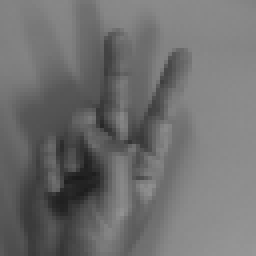
#> input picture data/0517/00.bmp, 64 x 64 px (shown 4 times larger); its folder holds 4 pictures in this run; the run also reads 1 picture not shown here
$ python ccr.py
#> lines starting #> are read from the running program, lines starting #| are printed output that depends on the picture
from os import listdir

import numpy as np
import seaborn as sns
from PIL import Image


def load_image(path_to_image):
    """Load an image as an numpy array.

    Args:
        path_to_image: path to an image.
    Returns:
        image: an image, where the type is numpy array.

    """
    # load an image using Image module.
    image = Image.open(path_to_image)

    # change the type.
    image = np.asarray(image)
    image = image.flatten()

    return image


def get_image_list(path_to_image_dir):
    """Get an image list.

    Args:
        path_to_image_dir: path to a directory where images have been saved.
    Returns:
        image_list: A list which includes paths to images.

    """
    files = [f for f in listdir(path_to_image_dir)]

    return files


def pca(mat):
    """Apply PCA to given images.

    Args:
        mat: images represented by numpy arrays.
    Returns:
        pa: principal axes.
        ev: eigenvalues which are corresponding to the principal axes.
        r: rank of given matrix.

    """
    # get a shape of given matrix
    n, m = mat.shape

    # get the rank of the matrix
    r = min(n, m)

    # shift the values by the mean
    mat = mat - np.mean(mat, axis=0)

    # calculate eigenvectors and eigenvalues for `np.dot(mat, mat.T) / n`
    eigenvalues, eigenvectors = np.linalg.eig(np.dot(mat, mat.T) / n)

    # get the principal axes
    pa = np.zeros((r, m))
    ev = np.zeros((r,))
    for i in range(r):
        pa[i] = np.dot(mat.T, eigenvectors[i])
        pa[i] /= np.linalg.norm(pa[i])  # normalize eigenvectors
        ev[i] = eigenvalues[i]

    return pa, ev, r


def main():
    """Entry point."""
    # get an image list
    base_url = '../../data/0517/'
    image_list = get_image_list(base_url)

    # load the images
    images = [load_image(base_url + filename) for filename in image_list]
#> in load_image, image is the input picture: PIL image 64x64 L; min 27, max 151, mean 111.1
#> in load_image, `image = image.flatten()`: image = 4096 values, max 151 at index 4031, min 27 at index 2835, mean 111.1
#> call 2 of load_image, with path_to_image = '../../data/0517/01.bmp'
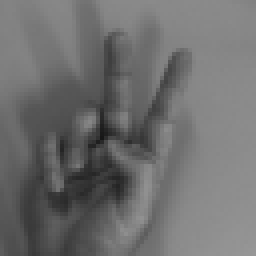
#> input picture data/0517/01.bmp, 64 x 64 px (shown 4 times larger)
#> in load_image, image is the input picture: PIL image 64x64 L; min 23, max 151, mean 110.4
#> in load_image (call 2), `image = image.flatten()`: image = 4096 values, max 151 at index 4095, min 23 at index 2201, mean 110.4
#> call 3 of load_image, with path_to_image = '../../data/0517/02.bmp'
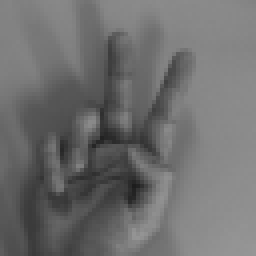
#> input picture data/0517/02.bmp, 64 x 64 px (shown 4 times larger)
#> in load_image, image is the input picture: PIL image 64x64 L; min 29, max 150, mean 110.5
#> in load_image (call 3), `image = image.flatten()`: image = 4096 values, max 150 at index 3967, min 29 at index 2977, mean 110.5
#> images = 4 items
    images = np.asarray(images)

    # get principal axes
    pa, ev, r = pca(images)
#> in pca, `eigenvalues, eigenvectors = np.linalg.eig(np.dot(mat, mat.T) / n)`: eigenvalues = [148855.1, 45549.6, 9.58e-12, 3374.3]; eigenvectors = [[-0.771, 0.392, 0.5, -0.0311], [-0.114, -0.855, 0.5, 0.082], [0.437, 0.164, 0.5, -0.729], [0.448, 0.298, 0.5, 0.678]]
#> after the loop in pca, `for i in range(r):`: ev = [148855.1, 45549.6, 9.58e-12, 3374.3]
#> ev = [148855.1, 45549.6, 9.58e-12, 3374.3]; r = 4

    # calculate CCR
    contrib = ev / np.sum(ev)
#> contrib = [0.753, 0.23, 4.84e-17, 0.0171]
    ccr = np.zeros_like(contrib)
#> ccr = [0, 0, 0, 0]
    for i in range(r):
        ccr[i] = np.sum(contrib[:i])
#> after the loop, ccr = [0, 0.753, 0.983, 0.983]

    # visualize CCR
#> (the run stopped early here; a loop or call above may not have finished)
